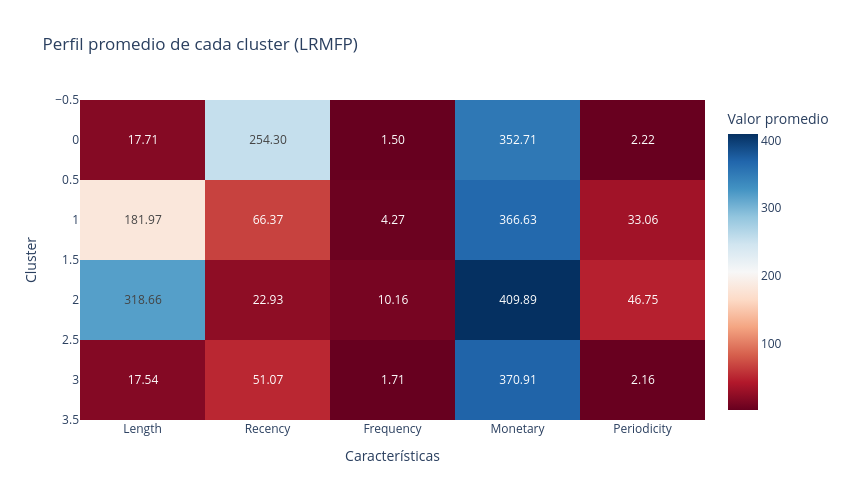

The notebook cell saved with this chart:
### Code cell
# Aquí grafique el Heatmap
fig = px.imshow(
    cluster_mean,
    text_auto=".2f",
    color_continuous_scale="RdBu",
    title="Perfil promedio de cada cluster (LRMFP)",
    labels={"x": "Características", "y": "Cluster", "color": "Valor promedio"},
)

fig.update_layout(width=850, height=500)

fig.show()

### Figure 1 — Plotly figure (JSON) as saved in the notebook; plotly's stock layout.template omitted (floating-point values rounded to 4 significant figures)
{"data": [{"coloraxis": "coloraxis", "hovertemplate": "Características: %{x}<br>Cluster: %{y}<br>Valor promedio: %{z}<extra></extra>", "name": "0", "texttemplate": "%{z:.2f}", "type": "heatmap", "x": ["Length", "Recency", "Frequency", "Monetary", "Periodicity"], "xaxis": "x", "y": [0, 1, 2, 3], "yaxis": "y", "z": [[17.71, 254.3, 1.499, 352.7, 2.216], [182.0, 66.37, 4.269, 366.6, 33.06], [318.7, 22.93, 10.16, 409.9, 46.75], [17.54, 51.07, 1.709, 370.9, 2.164]]}], "layout": {"coloraxis": {"colorbar": {"title": {"text": "Valor promedio"}}, "colorscale": [[0, "rgb(103,0,31)"], [0.1, "rgb(178,24,43)"], [0.2, "rgb(214,96,77)"], [0.3, "rgb(244,165,130)"], [0.4, "rgb(253,219,199)"], [0.5, "rgb(247,247,247)"], [0.6, "rgb(209,229,240)"], [0.7, "rgb(146,197,222)"], [0.8, "rgb(67,147,195)"], [0.9, "rgb(33,102,172)"], [1, "rgb(5,48,97)"]]}, "height": 500, "title": {"text": "Perfil promedio de cada cluster (LRMFP)"}, "width": 850, "xaxis": {"anchor": "y", "constrain": "domain", "domain": [0, 1], "scaleanchor": "y", "title": {"text": "Características"}}, "yaxis": {"anchor": "x", "autorange": "reversed", "constrain": "domain", "domain": [0, 1], "title": {"text": "Cluster"}}}}
